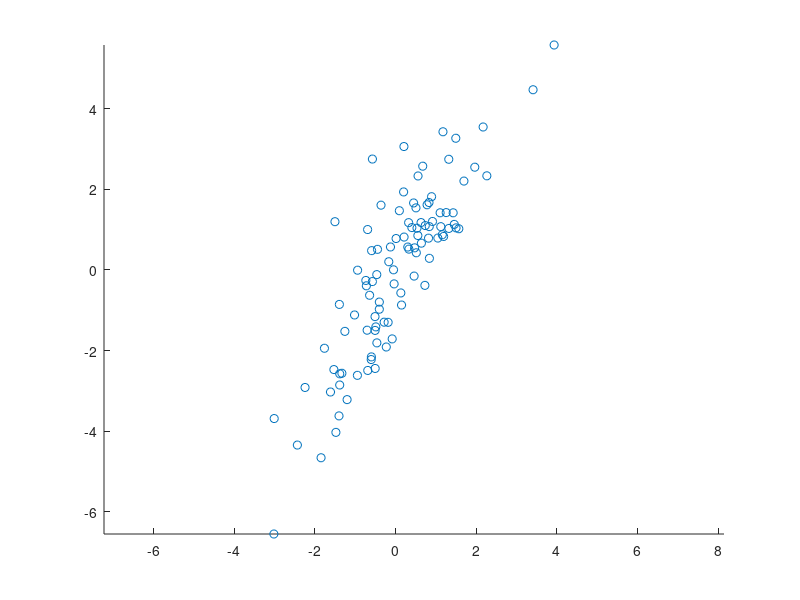

This figure's MATLAB source:
%% Ejercicio 3
% Análisis estadístico de datos - PCA.
clc; close all; clear all;

N = 100;
S = zeros(3,N);
for n =1:N
    S(:,n) = mvnrnd([0; 0; 0],[1.5 2 0; 2 4 0; 0 0 3])';
end

% Matriz de mezcla
A = [ 1 1;
     -1 1];

scatter(S(1,:), S(2,:))
axis equal

% acp(S)